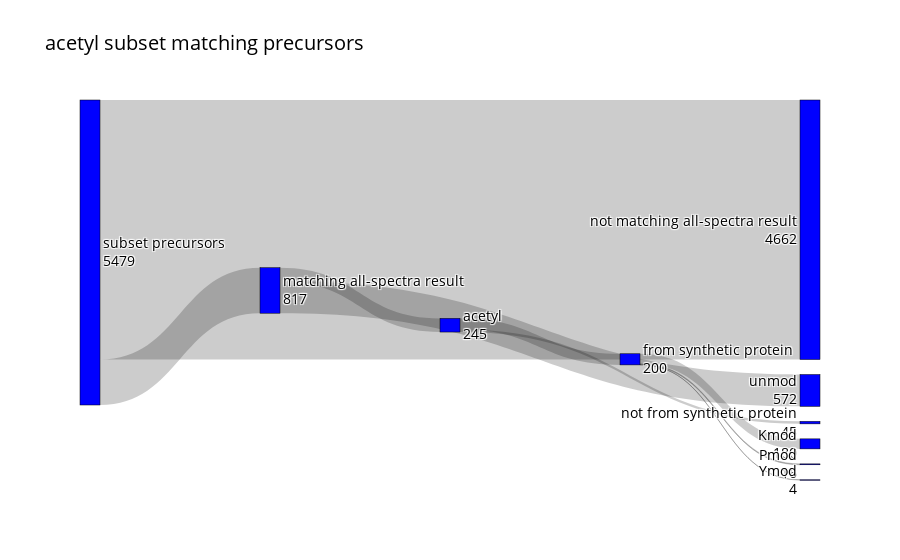
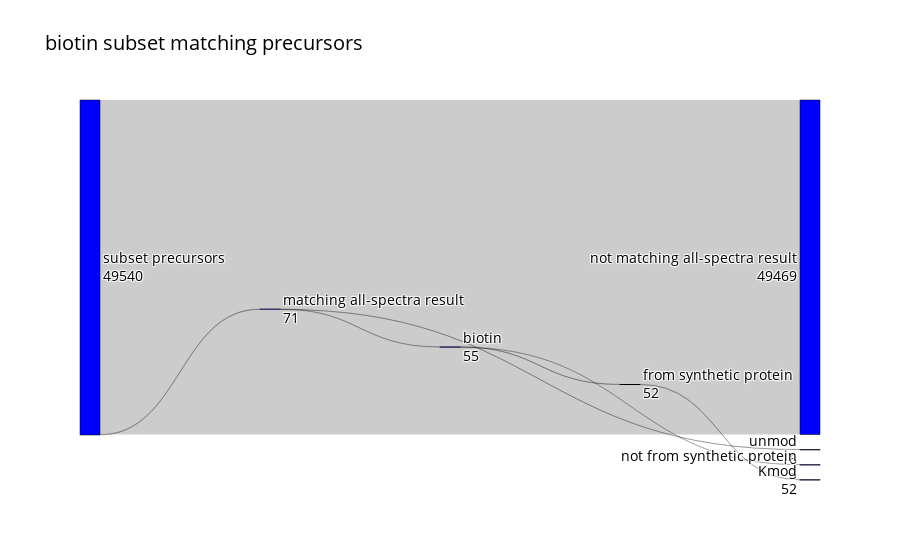
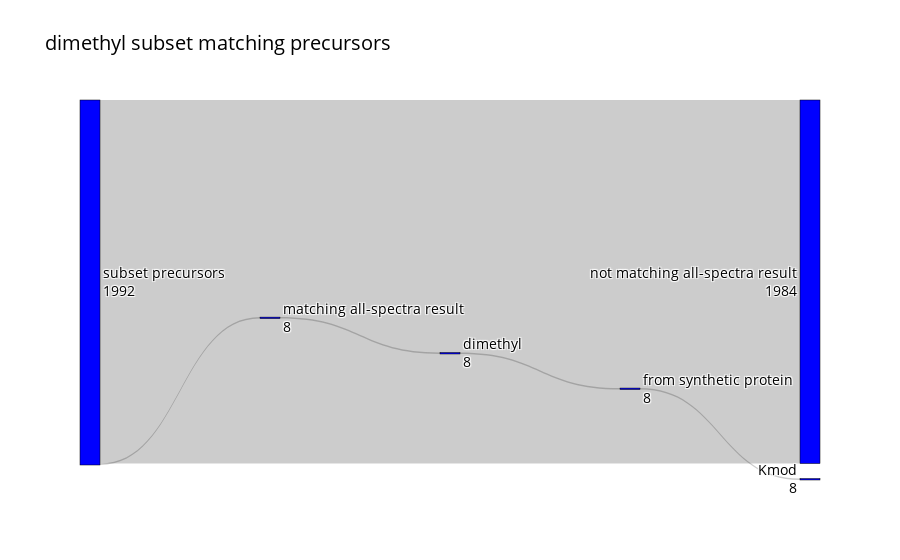
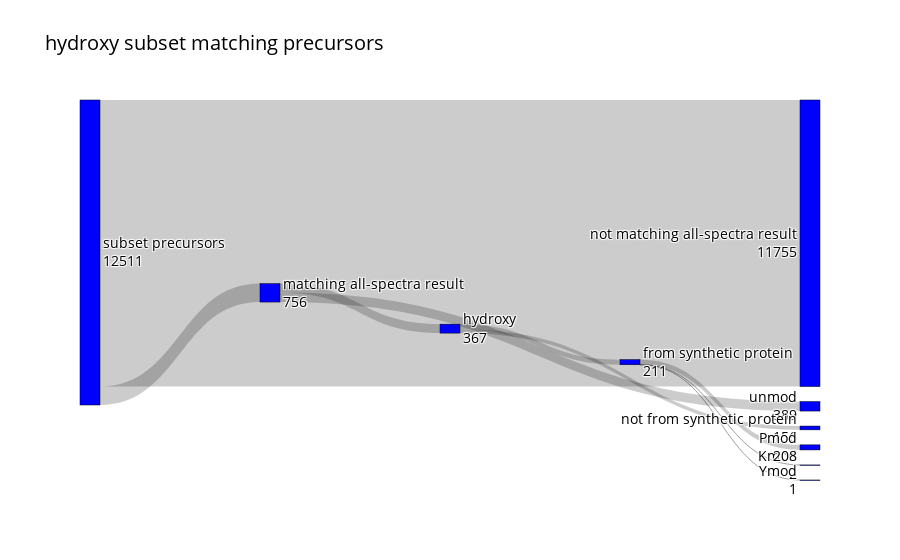

Here is the notebook cell these charts were saved with, in order:
### Code cell
for mod, mod_data in mods_results.items():
    mod_name, mod_unimod = mod
    sankey_for_analysis_on_subset_spectra_comparison_all_matching_windows(mod_data["df_all"], mod_data["df_subset"], mod_unimod)

### Figure 1 — Plotly figure (JSON) as saved in the notebook; plotly's stock layout.template omitted (floating-point values rounded to 4 significant figures)
{"data": [{"link": {"source": [0, 0, 1, 1, 3, 3, 5, 5, 5], "target": [1, 2, 3, 4, 5, 6, 7, 8, 9], "value": [817, 4662, 245, 572, 200, 45, 180, 16, 4]}, "node": {"color": "blue", "label": ["subset precursors<br>5479", "matching all-spectra result<br>817", "not matching all-spectra result<br>4662", "acetyl<br>245", "unmod<br>572", "from synthetic protein<br>200", "not from synthetic protein<br>45", "Kmod<br>180", "Pmod<br>16", "Ymod<br>4"], "line": {"color": "black", "width": 0.5}, "pad": 15, "thickness": 20}, "type": "sankey"}], "layout": {"font": {"color": "black", "size": 14}, "title": {"text": "acetyl subset matching precursors"}}}

### Figure 2 — Plotly figure (JSON) as saved in the notebook; plotly's stock layout.template omitted (floating-point values rounded to 4 significant figures)
{"data": [{"link": {"source": [0, 0, 1, 1, 3, 3, 5, 5, 5], "target": [1, 2, 3, 4, 5, 6, 7, 8, 9], "value": [71, 49469, 55, 16, 52, 3, 52, 0, 0]}, "node": {"color": "blue", "label": ["subset precursors<br>49540", "matching all-spectra result<br>71", "not matching all-spectra result<br>49469", "biotin<br>55", "unmod<br>16", "from synthetic protein<br>52", "not from synthetic protein<br>3", "Kmod<br>52", "Pmod<br>0", "Ymod<br>0"], "line": {"color": "black", "width": 0.5}, "pad": 15, "thickness": 20}, "type": "sankey"}], "layout": {"font": {"color": "black", "size": 14}, "title": {"text": "biotin subset matching precursors"}}}

### Figure 3 — Plotly figure (JSON) as saved in the notebook; plotly's stock layout.template omitted (floating-point values rounded to 4 significant figures)
{"data": [{"link": {"source": [0, 0, 1, 1, 3, 3, 5, 5, 5], "target": [1, 2, 3, 4, 5, 6, 7, 8, 9], "value": [8, 1984, 8, 0, 8, 0, 8, 0, 0]}, "node": {"color": "blue", "label": ["subset precursors<br>1992", "matching all-spectra result<br>8", "not matching all-spectra result<br>1984", "dimethyl<br>8", "unmod<br>0", "from synthetic protein<br>8", "not from synthetic protein<br>0", "Kmod<br>8", "Pmod<br>0", "Ymod<br>0"], "line": {"color": "black", "width": 0.5}, "pad": 15, "thickness": 20}, "type": "sankey"}], "layout": {"font": {"color": "black", "size": 14}, "title": {"text": "dimethyl subset matching precursors"}}}

### Figure 4 — Plotly figure (JSON) as saved in the notebook; plotly's stock layout.template omitted (floating-point values rounded to 4 significant figures)
{"data": [{"link": {"source": [0, 0, 1, 1, 3, 3, 5, 5, 5], "target": [1, 2, 3, 4, 5, 6, 7, 8, 9], "value": [756, 11755, 367, 389, 211, 156, 2, 208, 1]}, "node": {"color": "blue", "label": ["subset precursors<br>12511", "matching all-spectra result<br>756", "not matching all-spectra result<br>11755", "hydroxy<br>367", "unmod<br>389", "from synthetic protein<br>211", "not from synthetic protein<br>156", "Kmod<br>2", "Pmod<br>208", "Ymod<br>1"], "line": {"color": "black", "width": 0.5}, "pad": 15, "thickness": 20}, "type": "sankey"}], "layout": {"font": {"color": "black", "size": 14}, "title": {"text": "hydroxy subset matching precursors"}}}
